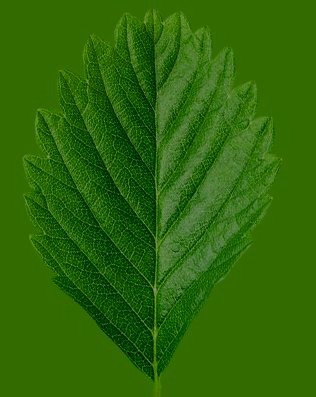
#> input picture cad_assets_studio/strawberry/variants/leaf_healthy.jpg, 316 x 397 px, found by its file name
$ python regenerate_dark_diseases.py
#> lines starting #> are read from the running program, lines starting #| are printed output that depends on the picture; after the words box and inside, x2 and y2 are one past the last pixel; in counts of white or black regions, pixels touching at a corner belong together
#!/usr/bin/env python3
# Rebuild the two disease leaf textures from the (now dark) healthy leaf, so the
# diseased plants' underlying green matches the dark leaf everywhere.
#   leaf_healthy.jpg  ->  leaf_mildew.jpg (powdery mildew) + leaf_scorch.jpg (scorch)
import os, numpy as np
from PIL import Image, ImageFilter

TEX = os.path.expanduser("~/pomona_nexus/cad_assets_studio/strawberry/textures")
src = os.path.join(TEX, "leaf_healthy.jpg")
arr = np.asarray(Image.open(src).convert("RGB"), dtype=np.float32) / 255.0
h, w = arr.shape[:2]
#> h = 397; w = 316

def to_hsv(rgb):
    return np.asarray(Image.fromarray((rgb*255).astype(np.uint8)).convert("HSV"),
                      dtype=np.float32)/255.0
def to_rgb(hsv):
    return np.asarray(Image.fromarray((hsv*255).astype(np.uint8), "HSV").convert("RGB"),
                      dtype=np.float32)/255.0
def save(rgb, name):
    Image.fromarray((np.clip(rgb,0,1)*255).astype(np.uint8)).save(os.path.join(TEX,name), quality=92)
    print("WROTE", name)

# ---------- POWDERY MILDEW (white dusting ~55% + purple-red blotches) ----------
def blurred(seed, radius):
#> called with seed = 11, radius = 17
    n = np.random.default_rng(seed).random((h, w)).astype(np.float32)
    im = Image.fromarray((n*255).astype(np.uint8)).filter(ImageFilter.GaussianBlur(radius=radius))
    a = np.asarray(im, dtype=np.float32)/255.0
    return (a-a.min())/(a.max()-a.min()+1e-6)
coarse = blurred(11, max(6, w//18)); fine = blurred(23, 1.2)
patch = (coarse > np.quantile(coarse, 0.45)).astype(np.float32)
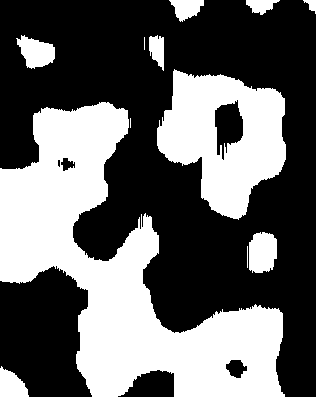
#> patch: shape (397, 316) float32; values 0 (black) and 1 (white), 39.6% white; 12 white regions (2 under 20 px), largest, box (x1, y1, x2, y2) and area: (0, 102, 285, 397) 34289, (157, 69, 286, 220) 11663, (249, 232, 277, 273) 983
speckle = np.clip((fine-0.35)/0.65, 0, 1)
alpha = patch*(0.45+0.55*speckle)*0.95
powder = np.array([0.95,0.96,0.92], dtype=np.float32)
mil = arr*(1-alpha[...,None]) + powder[None,None,:]*alpha[...,None]
rng = np.random.default_rng(11); yy,xx = np.mgrid[0:h,0:w]
for _ in range(28):
    cy,cx = rng.integers(0,h), rng.integers(0,w); r = rng.integers(3,10)
    m = (yy-cy)**2+(xx-cx)**2 < r*r
    mil[m] = mil[m]*0.45 + np.array([0.40,0.12,0.20])*0.55
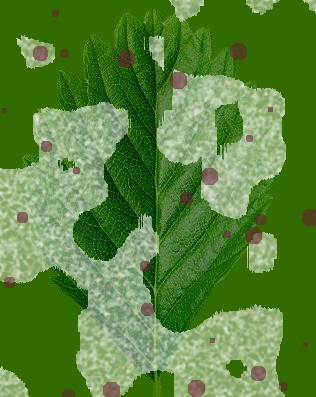
#> mil: shape (397, 316, 3) float32; mean R, G, B 0.351, 0.52, 0.227
save(mil, "leaf_mildew.jpg")

# ---------- LEAF SCORCH (green -> yellow, darker, + brown necrotic spots) ----------
hsv = to_hsv(arr); H,S,V = hsv[...,0],hsv[...,1],hsv[...,2]
#> after `H, S, V = (hsv[..., 0], hsv[..., 1], hsv[..., 2])`:
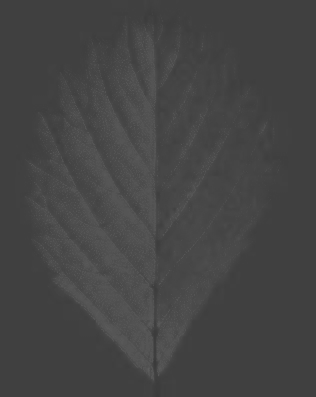
#> H: shape (397, 316) float32; min 0.227, max 0.365, mean 0.27
#> after `H, S, V = (hsv[..., 0], hsv[..., 1], hsv[..., 2])`:
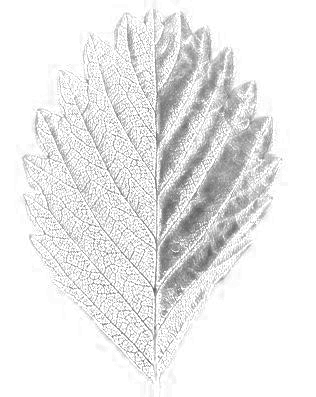
#> S: shape (397, 316) float32; min 0.365, max 1, mean 0.919
#> after `H, S, V = (hsv[..., 0], hsv[..., 1], hsv[..., 2])`:
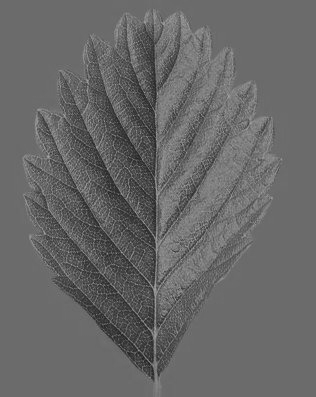
#> V: shape (397, 316) float32; min 0.11, max 0.659, mean 0.405
green = (H>0.18)&(H<0.45)
#> green: shape (397, 316) bool; every value is 1
out = hsv.copy()
out[...,0] = np.where(green, 0.12, H)          # -> yellow
out[...,1] = np.where(green, np.clip(S*1.1,0,1), S)
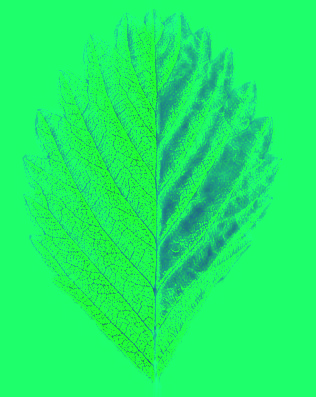
#> out: shape (397, 316, 3) float32; mean R, G, B 0.12, 0.945, 0.404
out[...,2] = np.where(green, V*0.9, V)
sc = to_rgb(out)
#> in to_rgb, `return np.asarray(Image.fromarray((hsv*255).astype(np.uint8), "HSV").c..`:
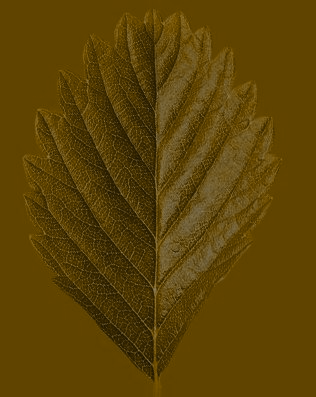
#> returned value: shape (397, 316, 3) float32; mean of channels 0, 1, 2 0.362, 0.263, 0.0236; drawn as R, G, B
rng = np.random.default_rng(7)
for _ in range(40):
    cy,cx = rng.integers(0,h), rng.integers(0,w); r = rng.integers(4,14)
    m = (yy-cy)**2+(xx-cx)**2 < r*r
    sc[m] = sc[m]*0.35 + np.array([0.30,0.18,0.05])*0.65
#> sc: shape (397, 316, 3) float32; 7.81% of pixels changed, all inside (x1, y1, x2, y2) = (0, 0, 316, 397)
save(sc, "leaf_scorch.jpg")
print("DONE")
